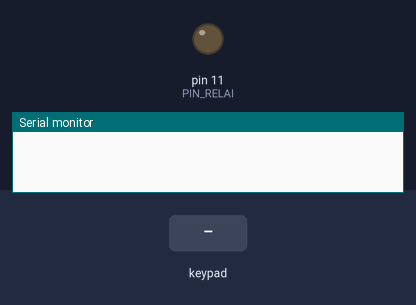
Recording of a sketch running on a simulated Arduino Uno, built with avr-gcc and run on an emulated ATmega328P. Parts: output pins drawn as LEDs (lit = HIGH), the last lines printed to the serial monitor. Inputs (shaded band) come from the test bench.

Above: at 1.2 s.
1.3 s: keypad keys A B 1 2 3 4 # pressed 0.4 s apart
At 4.2 s:
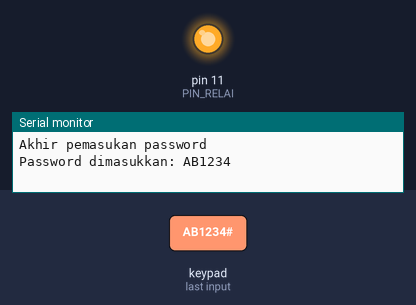
5.6 s: key '#' pressed
8.6 s: key '*' pressed
Timing chart, 0 to 11.6 s (numbered marks = the images above; inputs shaded):
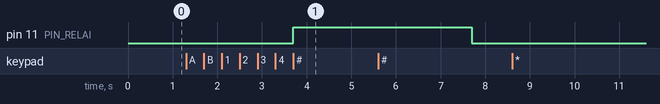

The sketch:

kunciLaci.ino
```cpp
// Contoh pengontrolan solenoid sebagai kunci
//   melalui password

#include <Keypad.h>

const byte PIN_RELAI = 11;

char tombol[4][4] =
{
  {'1', '2', '3', 'A'},
  {'4', '5', '6', 'B'},
  {'7', '8', '9', 'C'},
  {'*', '0', '#', 'D'}
};

char* kunci = "AB1234"; // Password

byte pinBaris[] = {9, 8, 7, 6};
byte pinKolom[] = {5, 4, 3, 2};
Keypad keypad = Keypad(makeKeymap(tombol),
                pinBaris, pinKolom, 4, 4);

int posisi = 0;
char strPassword[9];

void setup()
{
  Serial.begin(9600);
  pinMode(PIN_RELAI, OUTPUT);
  digitalWrite(PIN_RELAI, LOW);
}

void loop()
{
  char kode = keypad.getKey();
  if (kode == NO_KEY)
    return;

  if (kode == '*')
  {
    Serial.println("Awal pemasukan password");
    posisi = 0;
    return;
  }
  else if (kode == '#')
  {
    Serial.println("Akhir pemasukan password");
    Serial.print("Password dimasukkan: ");
    Serial.println(strPassword);
    if (strcmp(strPassword, kunci) == 0)
    {
      digitalWrite(PIN_RELAI, HIGH);
      delay(4000);
    }

    strcpy(strPassword, "");
    posisi = 0;
    digitalWrite(PIN_RELAI, LOW);
  }
  else
  {
    if (posisi == 9)
      return;

    strPassword[posisi] = kode;
    posisi++;
    strPassword[posisi] = 0;
  }
}
```

Measured:
- after the input at 1.3 s, pin 11 (PIN_RELAI): LOW → HIGH after 2.4 s
